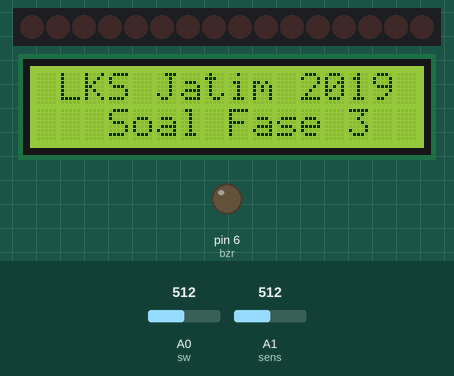
This sketch was run on a simulated Arduino Uno, built with avr-gcc and run on an emulated ATmega328P. Parts: 16 shift-register outputs drawn as a row of LEDs (first output left, lit = HIGH), 16×2 character LCD, output pins drawn as LEDs (lit = HIGH). Wiring (inferred from the names in the program): 2 × shift register (74HC595): data pin 3; shift clock pin 5; latch pin 4. Wiring (inferred from the signals the program sends): row of LEDs: on Q0, Q1, Q2, Q3, Q4, Q5, Q6, Q7, Q8, Q9, Q10, Q11, Q12, Q13, Q14, Q15. The test bench sets the inputs (shaded band); at power-on: A0 (sw) = 512, A1 (sens) = 512. Pins used as bus, display or sensor lines are not drawn.

Above: at 1.0 s.
At 3.1 s:
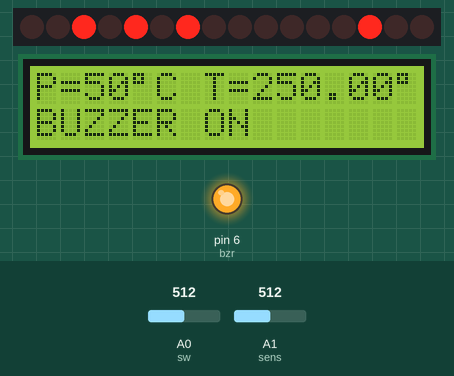
3.2 s: A0 (sw) set to 780
4.7 s: A0 (sw) set to 796
At 5.2 s:
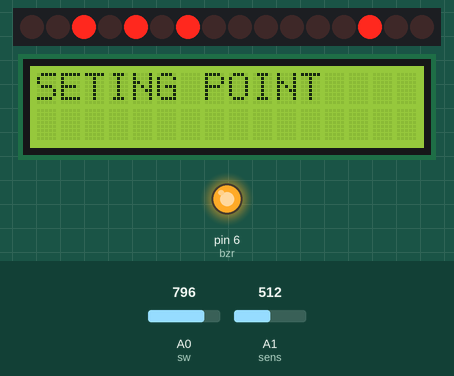
7.7 s: A1 (sens) set to 107
10.7 s: A1 (sens) set to 91
At 13.5 s:
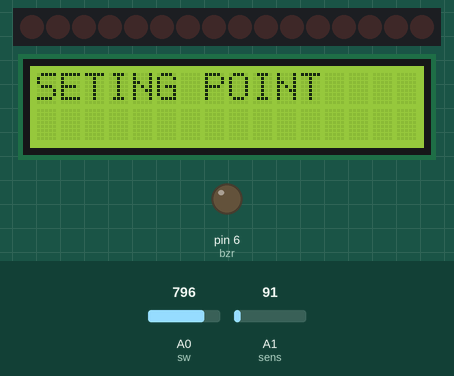
13.7 s: A1 (sens) set to 122
At 16.4 s:
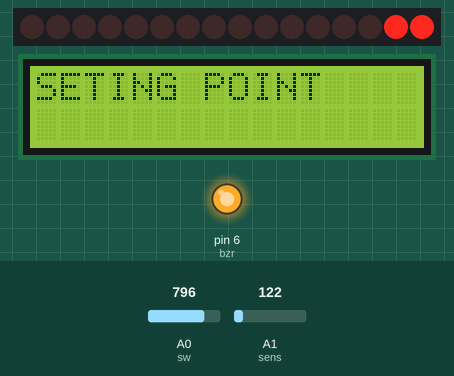
16.7 s: A0 (sw) set to 716
At 17.35 s:
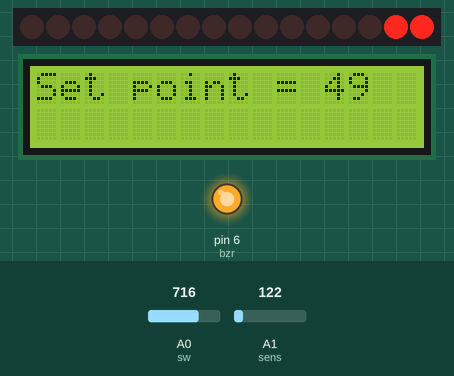
Timing chart, 0 to 19.7 s (numbered marks = the images above; inputs shaded):
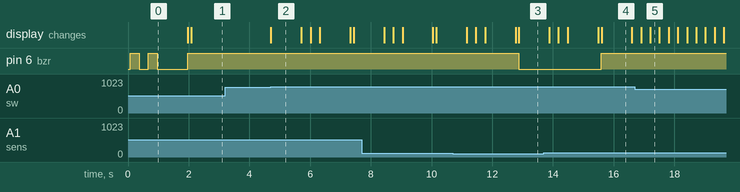

Measured:
- the behaviour switches between 787 and 788 on A0 (sw) (found by bisection; images 1 and 2)
- the behaviour switches between 103 and 102 on A1 (sens) (found by bisection; images 2 and 3)
- after the input at 3.2 s, every drawn part: stays the same
- after the input at 4.7 s, the display: changes at once (image 2)
- after the input at 10.7 s, pin 6 (bzr): HIGH → LOW after 2.2 s
- after the input at 13.7 s, pin 6 (bzr): LOW → HIGH after 1.9 s
- what the display in image 2 shows lasts 1.0 s, from 4.7 s to 5.7 s

The sketch:

FASE_3.ino
```cpp
#include <LiquidCrystal.h>

#include <LiquidCrystal.h>          //  FILE HEADER LCD
LiquidCrystal lcd(12,11,10,9,8,7);  //  RS,E,D4,D5,D6,D7

#define bzr 6                       //  PIN DIGITAL 6 SEBAGAI BZR

#define clk 5                       //  PIN DIGITAL 5 SEBAGAI CLK
#define ltc 4                       //  PIN DIGITAL 4 SEBAGAI LTC
#define dta 3                       //  PIN DIGITAL 3 SEBAGAI DTA

#define sw A0                       //  PIN ANALOG 0 SEBAGAI SW
#define sens A1                     //  PIN ANALOG 1 SEBAGAI SENS

byte leda = 1;                      //
byte ledb = 1;                      //

unsigned char A[17]={0b11111111,    //////////////////
                     0b11111110,    //  DATA ARRAY  //
                     0b11111100,    //  UNTUK       //
                     0b11111000,    //  LED A       //
                     0b11110000,    //              //
                     0b11100000,    //              //
                     0b11000000,    //              //
                     0b10000000,    //              //
                     0b00000000,    //              //
                     0b00000000,    //              //
                     0b00000000,    //              //
                     0b00000000,    //              //
                     0b00000000,    //              //
                     0b00000000,    //              //
                     0b00000000,    //              //
                     0b00000000,    //              //
                     0b00000000};   //////////////////

unsigned char B[17]={0b11111111,    //////////////////
                     0b11111111,    //  DATA ARRAY  //
                     0b11111111,    //  UNTUK       //
                     0b11111111,    //  LED B       //
                     0b11111111,    //              //
                     0b11111111,    //              //
                     0b11111111,    //              //
                     0b11111111,    //              //
                     0b11111111,    //              //
                     0b11111110,    //              //
                     0b11111100,    //              //
                     0b11111000,    //              //
                     0b11110000,    //              //
                     0b11100000,    //              //
                     0b11000000,    //              //
                     0b10000000,    //              //
                     0b00000000};   //////////////////

int tombol = 0;                     // VARIABEL UNTUK DIISI NILAI A0/SW
int sensor = 0;                     // VARIABEL UNTUK DIISI NILAI A1/SENS
float volt = 0.0;                   // VARIABEL UNTUK DIISI NILAI ((SENSOR/1024.0)*5.0)
float cel = 0.0;                    // VARIABEL UNTUK DIISI NILAI (VOLT*100.0)
int ind = 0;                        // VARIABEL UNTUK DIISI JUMLAH LED
byte sp;                            // VARIABEL UNTUK MENGHITUNG JUMLAH TEKAN
int setPoint;                // VARIABEL UNTUK BATAS SUHU
int awal = 50;                      // VARIABEL UNTUK NILAI AWAL SETPOINT
int sw1,sw2,sw3,sw4,sw5;            // VARIABEL UNTUK DIISI NILAI DARI MASING' SWITCH

void setup() {
  // put your setup code here, to run once:
  lcd.begin (16,2);                 // KONFIGURASI LCD

  pinMode(bzr,OUTPUT);              // PIN BZR SEBAGAI OUTPUT

  pinMode(clk,OUTPUT);              // PIN CLK SEBAGAI OUTPUT
  pinMode(ltc,OUTPUT);              // PIN LTC SEBAGAI OUTPUT
  pinMode(dta,OUTPUT);              // PIN DTA SEBAGAI OUTPUT

  pinMode(sens,INPUT);              // PIN SENS SEBAGAI INPUT
  pinMode(sw,INPUT);                // PIN SW SWBAGAI INPUT

  leda = 0xFF;                      // LED OFF SEMUA
  ledb = 0xFF;                      // LED OFF SEMUA

  lcd.setCursor(1,0);               //
  lcd.print("LKS Jatim 2019");      //
  lcd.setCursor(3,1);               //
  lcd.print("Soal Fase 3");         //

  digitalWrite(bzr,HIGH);           //////////////////////
  delay(300);                       // BUZZER           //
  digitalWrite(bzr,LOW);            // BEEP SEBANYAK    //
  delay(300);                       // 2 KALI PADA      //
  digitalWrite(bzr,HIGH);           // SAAT PERTAMAKALI //
  delay(300);                       // ON/UPLOAD        //
  digitalWrite(bzr,LOW);            //////////////////////

  delay(1000);                      //
  lcd.clear();                      // BERSIHKAN LCD

  setPoint = awal;                  // NILAI AWAL SETPOINT
}
void loop() {
  // put your main code here, to run repeatedly:
  sensor = analogRead(sens);        // MEMBACA NILAI ANALOG SENS
  volt = (sensor/1024.0)*5.0;       // MENGKONVERSI NILAI ANALOG KE VOLT
  cel = volt*100.0;                 // MENGKONVERSI NILAI VOLT KE CEL

  tombol = analogRead(sw);          // MEMBACA NILAI ANALOG SW
  sw1 = constrain(tombol,5,10);     // MENGISI SW1 DENGAN NILAI TOMBOL
  sw2 = constrain(tombol,246,251);  // MENGISI SW2 DENGAN NILAI TOMBOL
  sw3 = constrain(tombol,511,516);  // MENGISI SW3 DENGAN NILAI TOMBOL
  sw4 = constrain(tombol,783,788);  // MENGISI SW4 DENGAN NILAI TOMBOL
  sw5 = constrain(tombol,911,916);  // MENGISI SW5 DENGAN NILAI TOMBOL

  ind = constrain(ind,0,16);        // BATAS BAWAH DAN ATAS LED

  ind = map(cel,0,setPoint,0,16);   // MESKALA JARAK SUHU DENGAN LED

  lcd.setCursor(0,0);               //
  lcd.print("P=");                  //
  lcd.print(setPoint);              //
  lcd.print("\xdf");                //
  lcd.print("C ");                  //
  lcd.setCursor(7,0);               //
  lcd.print("T=");                  //
  lcd.print(cel);                   //
  lcd.print("\xdf");                //
  lcd.print("C ");                  //

  leda = A[ind];                    //
  ledb = B[ind];                    //

  digitalWrite(ltc,HIGH);           //
  shiftOut(dta,clk,MSBFIRST,ledb);  //
  shiftOut(dta,clk,MSBFIRST,leda);  //
  digitalWrite(ltc,LOW);            //

  if(cel >setPoint)                 // JIKA CEL DIATAS SETPOINT
  {                                 //
    lcd.setCursor(0,1);             //
    lcd.print("BUZZER ON ");        //
    digitalWrite(bzr,HIGH);         //
  }                                 //
  if(cel <setPoint)                 // JIKA CEL DIBAWAH SETPOINT
  {                                 //
    lcd.setCursor(0,1);             //
    lcd.print("BUZZER OFF");        //
    digitalWrite(bzr,LOW);          //
  }                                 //

  if(sw1 == 5)                      // IF SW1 DI TEKAN
  {                                 //
    setPoint = awal;                // SETPOINT = AWAL
    delay(300);                     //
  }                                 //

  stombol();                        // MENGAKTIFKAN STOMBOL
  delay(100);                       //
}                                   //

void stombol() {                    // RUANG UNTUK STOMBOL
  if(sw5 == 911 && sw4 == 788)      // JIKA SW5 DITEKAN
  {                                 //
    lcd.clear();                    //
    lcd.setCursor(0,0);             //
    lcd.print("SETING POINT");      //
    delay(1000);                    //
    lcd.clear();                    // BERSIHKAN LCD

    do                              // LOOPING
    {                               //
      if(sw5 == 911 && sw4 == 788)  // JIKA SW5 DITEKAN
      {                             //
        sp++;                       // SP + 1
        delay(300);                 //
      }                             //
      if(sw3 == 511 && sw1 == 10 )  // JIKA SW3 DITEKAN
      {                             //
        setPoint = setPoint+1;      // SETPOINT + 1
        delay(300);                 //
      }                             //
      if(sw4 == 783 && sw3 == 516)  // JIKA SW4 DITEKAN
      {                             //
        if(setPoint >0)             // HARUS DI ATAS NOL
        {                           //
        setPoint = setPoint-1;      // SETPOINT - 1
        }                           //
        delay(300);                 //
      }                             //

      if(sw1 == 5)                  // JIKA SW1 DITEKAN
      {                             //
        setPoint = awal;            // SETPOINT = AWAL
        delay(300);                 //
      }                             //

      tombol = analogRead(sw);         /////////////
      sw1 = constrain(tombol,5,10);    // MEMBACA //
      sw2 = constrain(tombol,246,251); // KEMBALI //
      sw3 = constrain(tombol,511,516); // NILAI   //
      sw4 = constrain(tombol,783,788); // SW      //
      sw5 = constrain(tombol,911,916); /////////////

      lcd.setCursor(0,0);           ///////////////////
      lcd.print("Set point = ");    // TAMPILAN SAAT //
      lcd.print(setPoint);          // SETTING POIN  //
      lcd.print("   ");             ///////////////////

    }                               //
    while(sp ==1);                  // JIKA SALAH, KEMBALI KE VOID LOOP
    sp = 0;                         // SP KEMBALI NOL
    lcd.clear();                    // BERSIHKAN LCD
    lcd.setCursor(0,0);             //
    lcd.print("SETTING OKE");       // TAMPILAN SAAT DI TEKAN KEDUA
    delay(1000);                    //
    lcd.clear();                    // BERSIHKAN LCD
  }
}
```
